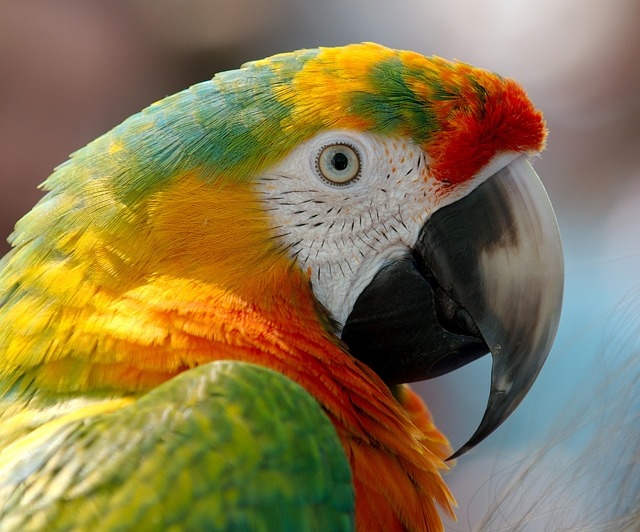
#> input picture parrot.jpg, 640 x 532 px, found by its file name
$ python thresholding.py
#> lines starting #> are read from the running program, lines starting #| are printed output that depends on the picture; after the words box and inside, x2 and y2 are one past the last pixel; in counts of white or black regions, pixels touching at a corner belong together
import cv2 as cv
import numpy as np
import matplotlib.pyplot as plt

# Read the image in grayscale
img = cv.imread('D:\Data Science\Computer vision\parrot.jpg', cv.IMREAD_GRAYSCALE)
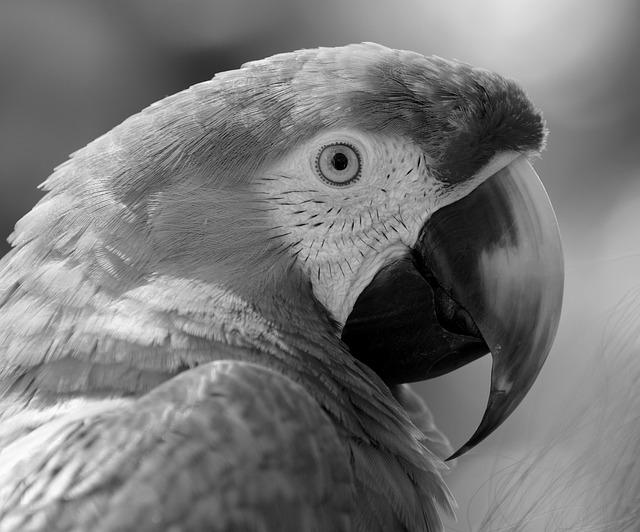
#> img: shape (532, 640); min 0, max 255, mean 120.5
'''
# Apply simple thresholding
_, simple_threshold = cv.threshold(img, 128, 255, cv.THRESH_BINARY)

# Display the results
plt.subplot(121), plt.imshow(img, cmap='gray'), plt.title('Original Image')
plt.subplot(122), plt.imshow(simple_threshold, cmap='gray'), plt.title('Simple Thresholding')
plt.show()
'''

'''
# Apply adaptive thresholding
adaptive_threshold = cv.adaptiveThreshold(img, 255, cv.ADAPTIVE_THRESH_MEAN_C, cv.THRESH_BINARY, 11, 2)

# Display the results
plt.subplot(121), plt.imshow(img, cmap='gray'), plt.title('Original Image')
plt.subplot(122), plt.imshow(adaptive_threshold, cmap='gray'), plt.title('Adaptive Thresholding')
plt.show()
'''

# Apply Otsu's thresholding
_, otsu_threshold = cv.threshold(img, 0, 255, cv.THRESH_BINARY + cv.THRESH_OTSU)
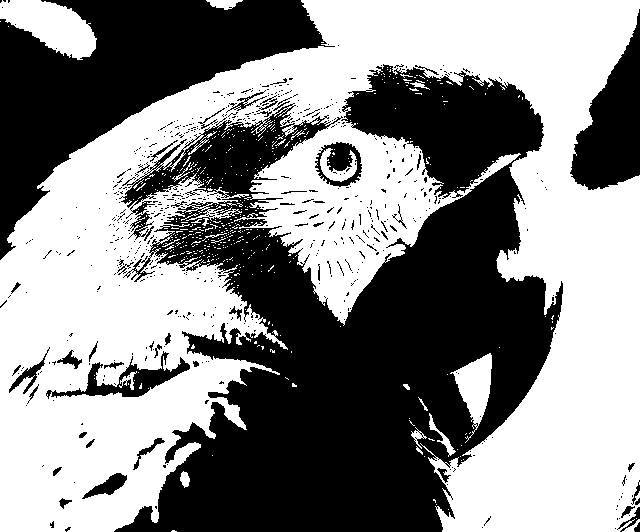
#> otsu_threshold: shape (532, 640); 53.5% white; 594 black regions (544 under 20 px), largest, box (x1, y1, x2, y2) and area: (114, 64, 563, 532) 111025, (0, 0, 335, 260) 32637, (570, 9, 640, 190) 6789

# Display the results
plt.subplot(121), plt.imshow(img, cmap='gray'), plt.title('Original Image')
plt.subplot(122), plt.imshow(otsu_threshold, cmap='gray'), plt.title("Otsu's Thresholding")
plt.show()
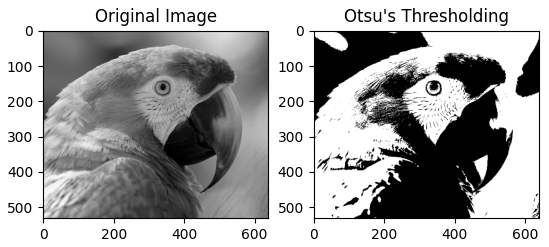
#> figure drawn by matplotlib, 2 panels

$ run again, with Kheops-Pyramid.jpg copied over parrot.jpg
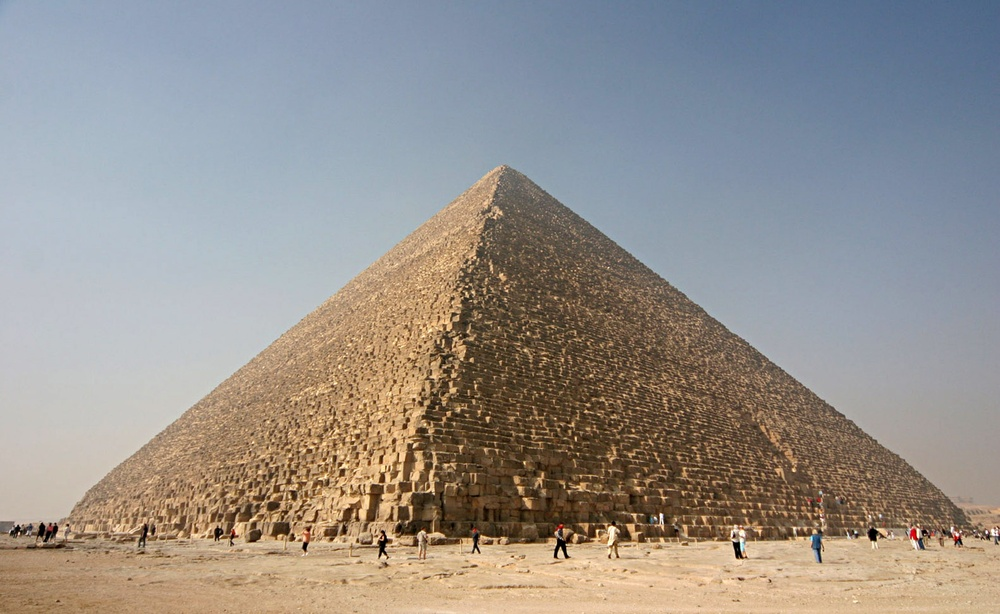
#> input picture Kheops-Pyramid.jpg, 1000 x 614 px, shrunk from 1581 x 971 before the run, found by its file name
#> `_, otsu_threshold = cv.threshold(img, 0, 255, cv.THRESH_BINARY + cv.TH..`:
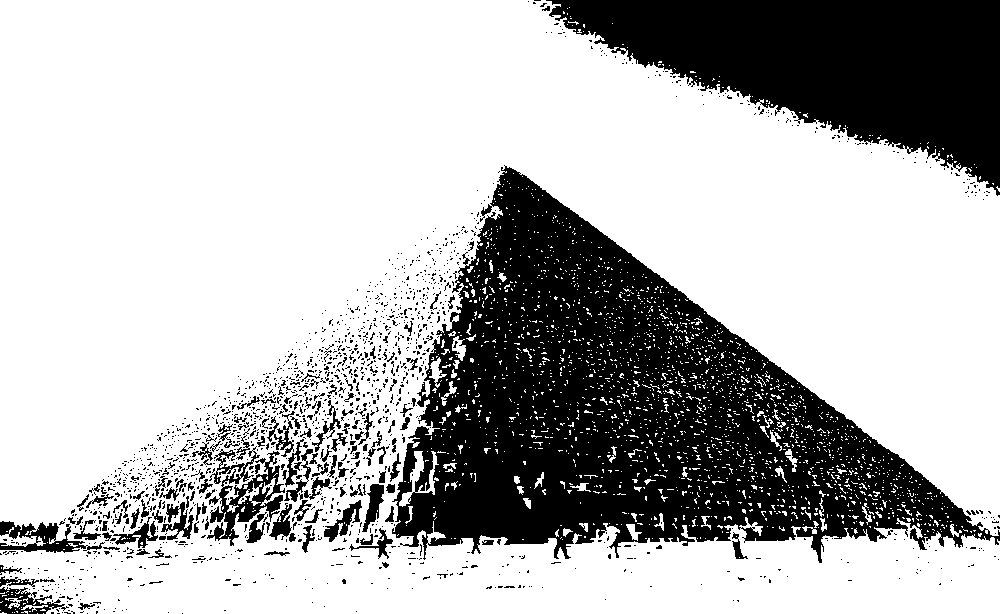
#> otsu_threshold: shape (614, 1000); 71.1% white; 1719 black regions (1577 under 20 px), largest, box (x1, y1, x2, y2) and area: (392, 165, 1000, 563) 108292, (546, 0, 1000, 196) 47472, (207, 446, 285, 546) 2787
#> `plt.show()`:
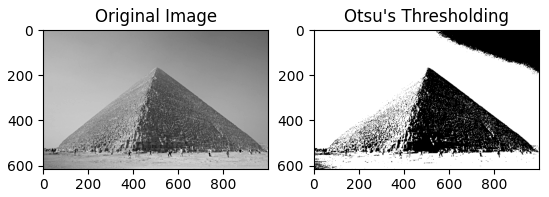
#> figure drawn by matplotlib, 2 panels

$ run again, with bottlecap.jpg copied over parrot.jpg
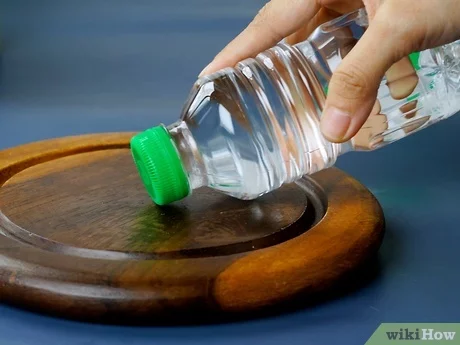
#> input picture bottlecap.jpg, 460 x 345 px, found by its file name
#> `_, otsu_threshold = cv.threshold(img, 0, 255, cv.THRESH_BINARY + cv.TH..`:
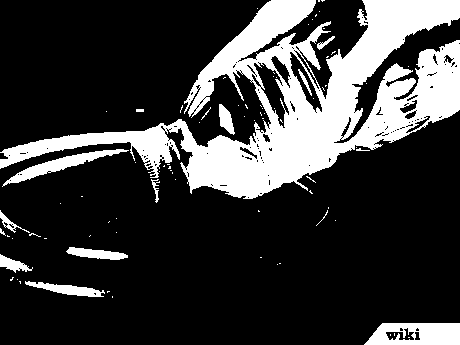
#> otsu_threshold: shape (345, 460); 22.9% white; 84 white regions (71 under 20 px), largest, box (x1, y1, x2, y2) and area: (0, 0, 460, 199) 31341, (364, 323, 460, 345) 1701, (2, 149, 129, 187) 1076
#> `plt.show()`:
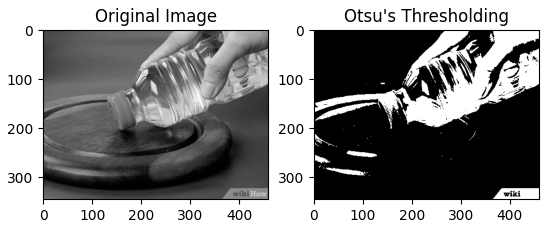
#> figure drawn by matplotlib, 2 panels
